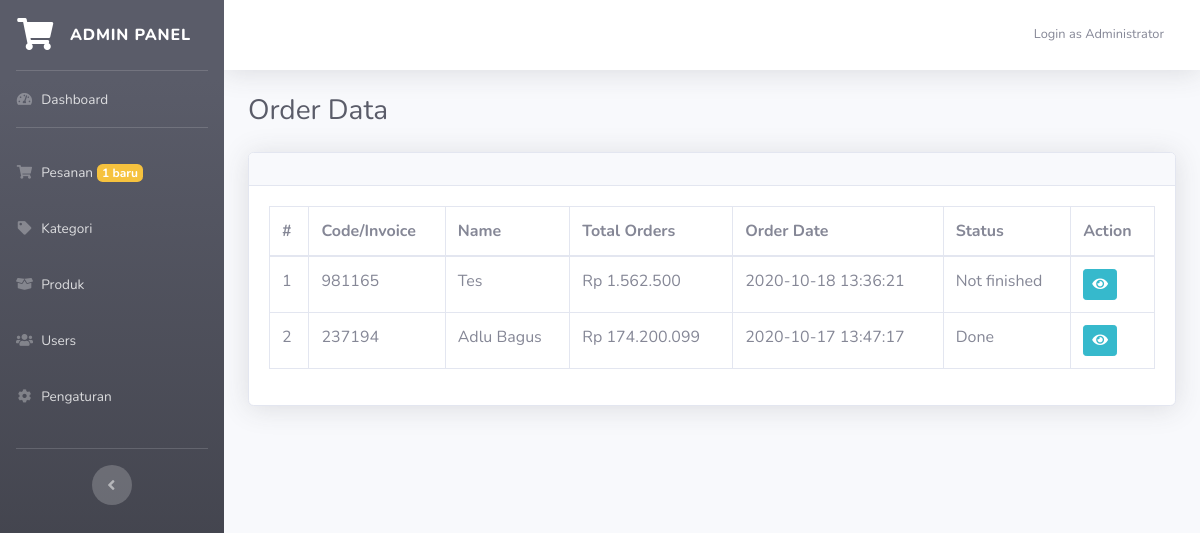
The app's page /admin.php?page=orders (signed in), older data.
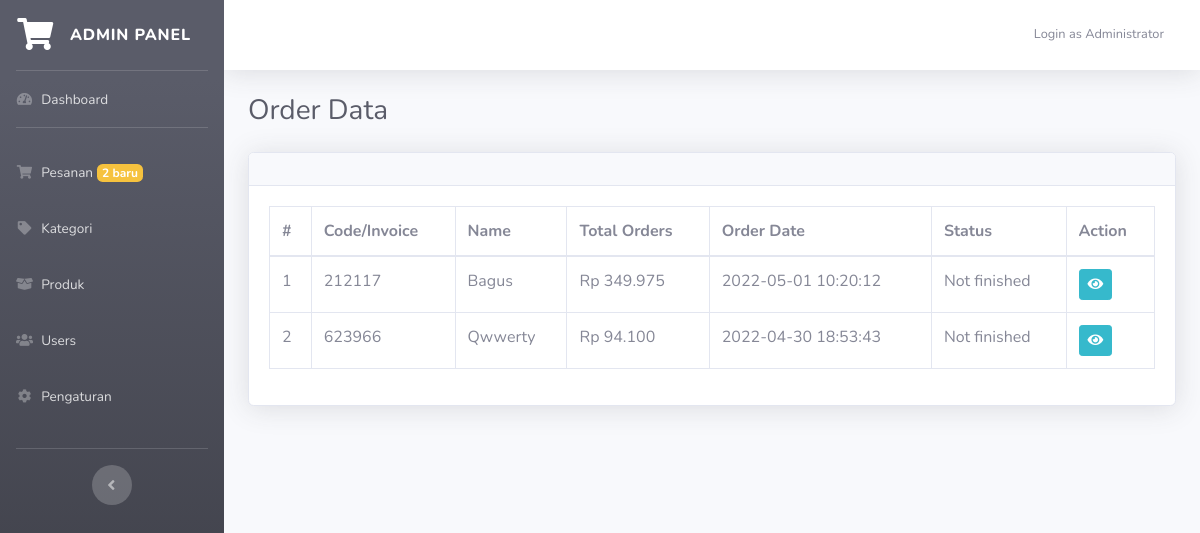
The same page, newer data.
### tables this page shows
CREATE TABLE `invoice` (
  `id` int(11) NOT NULL,
  `invoice_code` varchar(10) NOT NULL,
  `name` varchar(50) NOT NULL,
  `email` varchar(50) NOT NULL,
  `telp` varchar(20) NOT NULL,
  `region` int(11) NOT NULL,
  `address` text NOT NULL,
  `ongkir` varchar(10) NOT NULL,
  `total_price` int(11) NOT NULL,
  `total_all` int(11) NOT NULL,
  `date_input` datetime NOT NULL,
  `status` int(1) NOT NULL
);

### admin.php (called while the page is built, shortened)
<?php
require_once 'include/cfg.php';
require_once 'include/func.php';
include "module/templates/index-admin.php";

### include/func.php (called while the page is built, shortened)
<?php
function string2Number($cString){
    return str_replace(",","",$cString) ;
}
function number2String($nNumber,$nDecimals=0){
    $nNumber = floatval(string2Number($nNumber)) ;
    return number_format($nNumber,$nDecimals,",",".") ;
}

### module/admin/orders.php (the view, shortened to what this page needs)
<?php
if(isset($_GET['invoice']) && $_GET['invoice'] <> ""){
    $cInvoice = $_GET['invoice'];
    $dbData = mysqli_query($db,"select * from invoice where invoice_code='$cInvoice'");
    $vaInvoice = mysqli_fetch_array($dbData);
    $dbRegion = mysqli_query($db,"select * from region where id='{$vaInvoice['region']}'");
    $vaRegion = mysqli_fetch_array($dbRegion);
?>
<div class="container-fluid">
	<h1 class="h3 mb-2 text-gray-800 mb-2">Code/Invoice = <?= $vaInvoice['invoice_code']; ?></h1>
    <?php if($vaInvoice['status'] == 1){ ?>
        <h3 class="text-success">Transaksi selesai</h3>
    <?php } ?>
	<div class="card shadow mb-4">
		<div class="card-header py-3">
            <a href="administrator/orders" class="btn btn-sm btn-primary"><i class="fa fa-chevron-left"></i> Back</a>
            <a href="administrator/print_detail_order/<?= $vaInvoice['invoice_code']; ?>" class="btn btn-info btn-sm float-right">Print</a>
		</div>
		<div class="card-body">
            <h3 class="lead">Address Data</h3>
            <hr>
            <div class="row">
                <div class="col-md-6">
                    <table class="table table-sm table-borderless">
                        <tr>
                            <td>Recipient's Name</td>
                            <td><?= $vaInvoice['name']; ?></td>
                        </tr>
                        <tr>
                            <td>Email</td>
                            <td><?= $vaInvoice['email']; ?></td>
                        </tr>
                        <tr>
                            <td>Telephone</td>
                            <td><?= $vaInvoice['telp']; ?></td>
                        </tr>
                        <tr>
                            <td>Region</td>
                            <td><?= $vaRegion['region']; ?></td>
                        </tr>
                        <tr>
                            <td>Address</td>
                            <td><?= $vaInvoice['address']; ?></td>
                        </tr>
                    </table>
                </div>
            </div>
		</div>
	</div>
    <div class="card shadow mb-5">
        <div class="card-body">
            <table class="table table-bordered">
                <tr>
                    <th>#</th>
                    <th>Product name</th>
                    <th>Qty</th>
                    <th>Info</th>
                    <th>Price</th>
                    <th>Total</th>
                    <th>Action</th>
                <?php
                $no=1;
                $dbOrder = mysqli_query($db,"select * from transaction where id_invoice='$cInvoice'");
                while($data = mysqli_fetch_array($dbOrder)){ ?>
                </tr>
                    <td><?= $no; ?></td>
                    <td><?= $data['product_name']; ?></td>
                    <td class="text-center"><?= $data['qty']; ?></td>
                    <?php if($data['ket'] == ""){ ?>
                        <td>-</td>
                    <?php }else{ ?>
                        <td><?= $data['ket']; ?></td>
                    <?php } ?>
                    <td>Rp <?= number2String($data['price']); ?></td>
                    <?php $total = $data['price'] * $data['qty']; ?>
                    <td>Rp <?= number2String($total); ?></td>
                    <td>
                        <a href="index.php?p=<?= $data['link']; ?>" target="_blank" class="btn btn-sm btn-success"><i class="fa fa-eye"></i></a>
                    </td>
                <tr>
                <?php
                    $no++;
                    }
                ?>
                </tr>
            </table>
            <div class="col-md-6">
                <table class="table table-borderless table-sm">
                    <tr>
                        <th>Total Price</th>
                        <th>Rp <?= number2String($vaInvoice['total_price']); ?></script></th>
                    </tr>
                    <tr>
                        <th>Shipping cost</th>
                        <th>Rp <?= number2String($vaInvoice['ongkir']); ?></th>
                    </tr>
                    <tr>
                        <th>Total</th>
                        <th>Rp <?= number2String($vaInvoice['total_all']); ?></th>
                    </tr>
                </table>
            </div>
            <hr>
            <?php if($vaInvoice['status'] == 0){ ?>
                <a href="administrator/finish_orderan/<?= $vaInvoice['invoice_code']; ?>" onclick="return confirm('Yakin ingin menyelesaikan pesanan?');" class="btn btn-info btn-sm">Done</a>
            <?php } ?>
        </div>
    </div>
</div>
<?php
}else{
?>
<div class="container-fluid">
	<h1 class="h3 mb-2 text-gray-800 mb-4">Order Data</h1>
	<div class="card shadow mb-4">
		<div class="card-header py-3">
		</div>
		<div class="card-body">
            <?php
            $dbData = mysqli_query($db,"select * from invoice order by id desc");
            if(mysqli_num_rows($dbData) > 0){
            ?>
			<div class="table-responsive">
				<table
					class="table table-bordered"
					id="dataTable"
					width="100%"
					cellspacing="0"
				>
					<thead>
						<tr>
							<th>#</th>
							<th>Code/Invoice</th>
							<th>Name</th>
							<th>Total Orders</th>
                            <th>Order Date</th>
                            <th>Status</th>
                            <th>Action</th>
						</tr>
					</thead>
					<tbody class="data-content">
						<?php
                        $no = 1;
                        while($data = mysqli_fetch_array($dbData)){
                        ?>
						<tr>
							<td><?= $no; ?></td>
                            <td><?= $data['invoice_code']; ?></td>
                            <td><?= $data['name']; ?></td>
                            <td>Rp <?= number2String($data['total_all']); ?></td>
                            <td><?= $data['date_input']; ?></td>
                            <?php if($data['status'] == 1){ ?>
								<td>Done</td>
							<?php }else{ ?>
								<td>Not finished</td>
							<?php } ?>
                            <td>
                                <a href="?page=orders&invoice=<?= $data['invoice_code']; ?>" class="btn btn-sm btn-info"><i class="fa fa-eye"></i></a>
                            </td>
                        </tr>
                        <?php
                            $no++;
                        }
                        ?>
					</tbody>
				</table>
			</div>
			<?php
            }else{
            ?>
			<div class="alert alert-warning" role="alert">
			Oops, the order is still empty.
			</div>
            <?php } ?>
		</div>
	</div>
</div>
<?php
}
?>

### module/templates/index-admin.php (shortened to what this page needs)
<!DOCTYPE html>
<html lang="en">
  <head>
    <link
      href="assets/vendor/fontawesome-free/css/all.min.css"
      rel="stylesheet"
      type="text/css"
    />
    <link href="assets/css/sb-admin-2.min.css" rel="stylesheet" />
    <link rel="stylesheet" href="assets/select2-4.0.6-rc.1/dist/css/select2.min.css">
    <link rel="stylesheet" type="text/css" href="https://cdn.datatables.net/v/bs4/dt-1.11.5/datatables.min.css"/>
    <link rel="stylesheet" media="screen" type="text/css" href="assets/css/colorpicker.css" />
  </head>
  <body id="page-top">
    <div id="wrapper">
      <ul
        class="navbar-nav bg-gradient-dark sidebar sidebar-dark accordion"
        id="accordionSidebar"
      >
        <a
          class="sidebar-brand d-flex align-items-center justify-content-center"
          href="?page=home"
        >
          <div class="sidebar-brand-icon rotate">
            <i class="fa fa-shopping-cart"></i>
          </div>
          <div class="sidebar-brand-text mx-3">ADMIN PANEL</div>
        </a>
        <hr class="sidebar-divider my-0" />
        <li class="nav-item">
          <a class="nav-link" href="?page=home">
            <i class="fas fa-fw fa-tachometer-alt"></i>
            <span>Dashboard</span></a
          >
        </li>
        <hr class="sidebar-divider" />
        <?php $orders = mysqli_num_rows(mysqli_query($db,"select * from invoice where status=0")); ?>
        <li class="nav-item">
          <a class="nav-link" href="?page=orders">
            <i class="fas fa-fw fa-shopping-cart"></i>
            <span>Pesanan</span> <small class="badge badge-warning"><?=$orders?> baru</small></a
          >
        </li>
        <li class="nav-item">
          <a class="nav-link" href="?page=categories">
            <i class="fas fa-fw fa-tag"></i>
            <span>Kategori</span></a
          >
        </li>
        <li class="nav-item">
          <a class="nav-link" href="?page=products">
            <i class="fas fa-fw fa-box-open"></i>
            <span>Produk</span></a
          >
        </li>
        <li class="nav-item">
          <a class="nav-link" href="?page=pages">
            <i class="fas fa-fw fa-users"></i>
            <span>Users</span></a
          >
        </li>
        <li class="nav-item">
          <a class="nav-link" href="?page=settings">
            <i class="fas fa-fw fa-cog"></i>
            <span>Pengaturan</span></a
          >
        </li>
        <br />
        <hr class="sidebar-divider d-none d-md-block" />
        <div class="text-center d-none d-md-inline">
          <button class="rounded-circle border-0" id="sidebarToggle"></button>
        </div>
      </ul>
      <div id="content-wrapper" class="d-flex flex-column">
        <div id="content">
          <nav
            class="navbar navbar-expand navbar-light bg-white topbar mb-4 static-top shadow"
          >
            <ul class="navbar-nav ml-auto">
              <li class="nav-item dropdown no-arrow">
                <a
                  class="nav-link dropdown-toggle"
                  href="#"
                  id="userDropdown"
                  role="button"
                  data-toggle="dropdown"
                  aria-haspopup="true"
                  aria-expanded="false"
                >
                  <span class="mr-2 d-none d-lg-inline text-gray-600 small"
                    >Login as <?= $_SESSION['name']?></span
                  >
                </a>
              </li>
            </ul>
          </nav>
            <?php include $page;?>
          </div>
</body>
</html>

Row changes from the older to the newer data that the page shows:
removed invoice: invoice_code "981165", name "Tes", total_all "1.562.500", date_input "2020-10-18 13:36:21", status "Not finished"
removed invoice: invoice_code "237194", name "Adlu Bagus", total_all "174.200.099", date_input "2020-10-17 13:47:17", status "Done"
added invoice: invoice_code "212117", name "Bagus", total_all "349.975", date_input "2022-05-01 10:20:12", status "Not finished"
added invoice: invoice_code "623966", name "Qwwerty", total_all "94.100", date_input "2022-04-30 18:53:43", status "Not finished"
Text that changed along with them:
$orders: "1" → "2"
